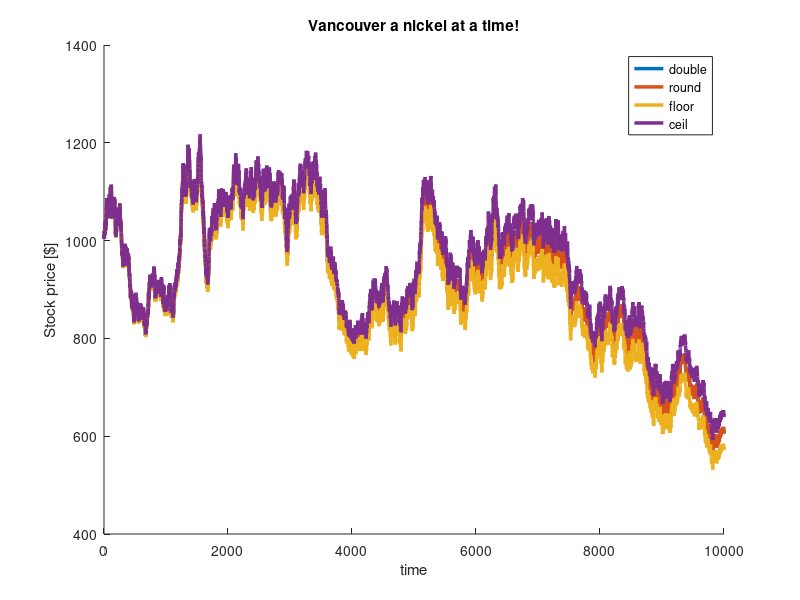

Recreate this plot in MATLAB.
%-------------------------------------------------------------------------%
%   __  __    _  _____ _        _    ____    _  _      ____    _ ____     %
%  |  \/  |  / \|_   _| |      / \  | __ )  | || |    / ___|__| |  _ \    %
%  | |\/| | / _ \ | | | |     / _ \ |  _ \  | || |_  | |   / _` | |_) |   %
%  | |  | |/ ___ \| | | |___ / ___ \| |_) | |__   _| | |__| (_| |  __/    %
%  |_|  |_/_/   \_\_| |_____/_/   \_\____/     |_|    \____\__,_|_|       %
%                                                                         %
%-------------------------------------------------------------------------%
%                                                                         %
%   Author: Marco Mehl <marco.mehl@polimi.it>                             %
%           Timoteo Dinelli <timoteo.dinelli@polimi.it>                   %
%   CRECK Modeling Group <http://creckmodeling.chem.polimi.it>            %
%   Department of Chemistry, Materials and Chemical Engineering           %
%   Politecnico di Milano                                                 %
%   P.zza Leonardo da Vinci 32, 20133 Milano                              %
%                                                                         %
% ----------------------------------------------------------------------- %

clear, clc
stock=1000; % starting value of the stocks 1000
stock_floor = stock; % Copy the same value in three differente variables
stock_ceil = stock;  % and after some calculations I will do different 
stock_round = stock; % types of rounding
 
% Loop for 10000 times perturbing the values of the stocks each cycle
% of a delta between +/-1 %
for i=1:1e4
    variation = (1 + (rand * 2 - 1) / 100); % rand return a random number between 0 and 1
    % In order to get a random variation of +/-1% multiply rand for 2 so I
    % will obtain a random number between 0 and 2, then I subtract 1 so the
    % number will be between -1 and 1 and finally I divide by 100 to obtain
    % a random number between -0.01 and 0.01
    
    stock = stock * variation;
    vectstock(i)=stock; % store the value inside a vector
    
    % same procedure and rounding using floor
    stock_floor = floor(stock_floor * variation * 100)/100;
    vectstock_floor(i)=stock_floor;
    
     % same procedure and rounding using two digits after the comma
    stock_round=round(stock_round*variation*100)/100;
    vectstock_round(i)=stock_round;

     % same procedure and rounding using ceil
    stock_ceil=ceil(stock_ceil*variation*100)/100;
    vectstock_ceil(i)=stock_ceil;
    
    % ceil e floor arrotondano all'intero successivo per eccesso e difetto.
    % moltiplicando per 100 l'argomento e dividendo per 100 il risultato
    % ottengo arrotondamenti alla seconda cifra decimale
    
    iter(i)=i;
end

figure(1)
hold on
title('Vancouver a nickel at a time!')
plot(iter,vectstock,'DisplayName','double', 'LineWidth', 2.5)
plot(iter, vectstock_round,'DisplayName','round', 'LineWidth', 2.5)
plot(iter, vectstock_floor,'DisplayName','floor', 'LineWidth', 2.5)
plot(iter, vectstock_ceil,'DisplayName','ceil', 'LineWidth', 2.5)
xlabel('time')
ylabel('Stock price [$]')
legend